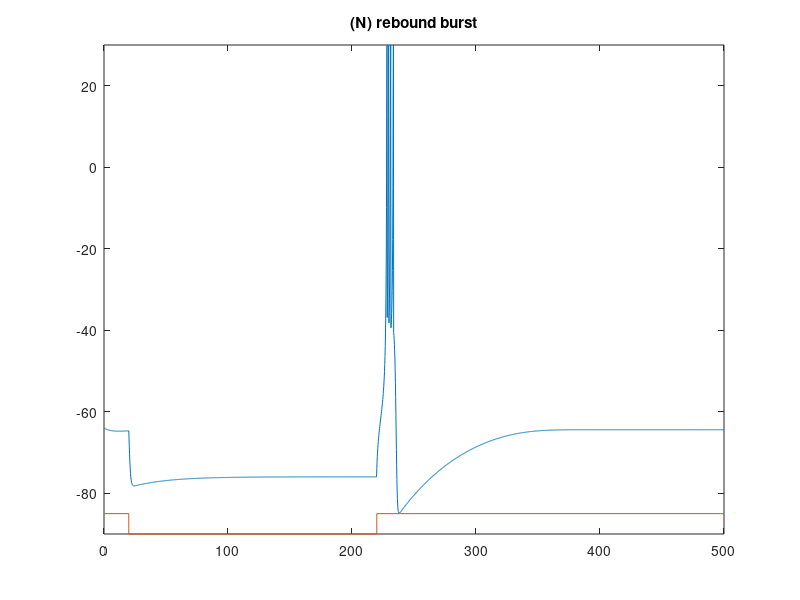

The MATLAB script that drew this image:
tic
a=0.03; b=0.25; c=-40;  d=6;
V=-64;  u=b*V;
T_end = 500;
tau = 0.2;  tspan = 0:tau:T_end;
T1=20;
current_span = 200;

VV=zeros(1, length(tspan));  
uu=zeros(1, length(tspan));

T2 = 150;
current_span2 = 30;

for t=tspan
    if (t>T1) & (t < T1+current_span) 
        I=-10;
    else
        I=0;
    end;
    V = V + tau*(0.04*V^2+5*V+140-u+I);
    u = u + tau*a*(b*V-u);
    if V > 30
        VV(1, round(t/tau + 1))=30;
        V = c;
        u = u + d;
    else
        VV(1, round(t/tau + 1))=V;
    end;
    uu(1, round(t/tau + 1))=u;
end;
toc

plot(tspan,VV,[0 T1 T1 (T1+current_span) (T1+current_span) max(tspan)],-85+[0 0 -5 -5 0 0]);
axis([0 max(tspan) -90 30])
title('(N) rebound burst');
